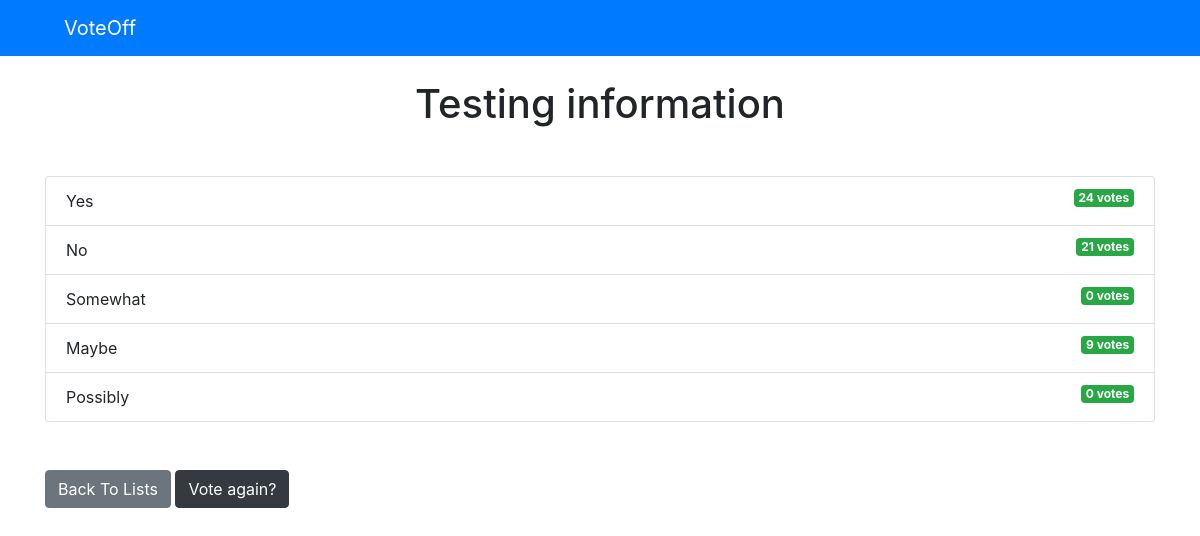
The page /lists/3/results/ on the database as committed earlier.
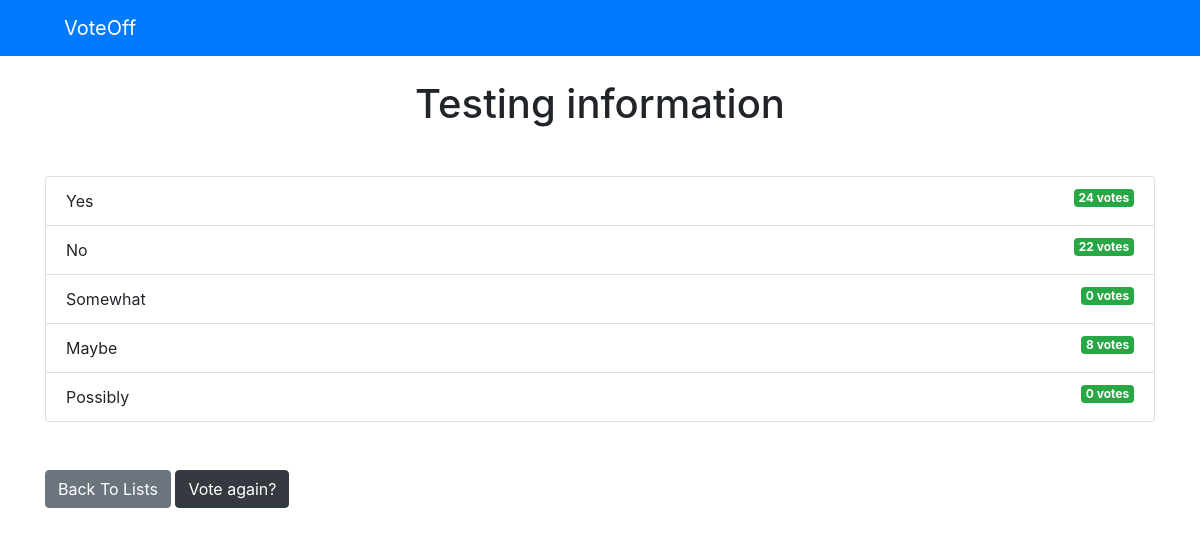
The same page on the database as committed later.
### lists/models.py (models this page shows, shortened)
class Choice(models.Model):
    question = models.ForeignKey(Question, on_delete=models.CASCADE)
    choice_text = models.CharField(max_length=200)
    votes = models.IntegerField(default=0)

### lists/views.py (the view)
# urls.py: path('<int:question_id>/results/', views.results, name='results'),
def results(request, question_id):
    question = get_object_or_404(Question, pk=question_id)
    return render(request, 'lists/results.html', { 'question': question })

### templates/lists/results.html
{% extends 'base.html' %}
{% block content %}
<h1 class="mb-5 text-center">{{ question.question_text }}</h1>
<ul class="list-group mb-5">
	{% for choice in question.choice_set.all %}
	<li class="list-group-item">
		{{ choice.choice_text }}  <span class="badge badge-success float-right">{{ choice.votes }} vote{{ choice.votes | pluralize }}</span>
	</li>
	{% endfor %}
</ul>
<a class="btn btn-secondary" href="{% url 'lists:index' %}">Back To Lists</a>
<a class="btn btn-dark" href="{% url 'lists:detail' question.id %}">Vote again?</a>
{% endblock %}

Rows that differ between the two databases and show on the page:
changed Choice "No": votes "21" → "22"
changed Choice "Maybe": votes "9" → "8"
